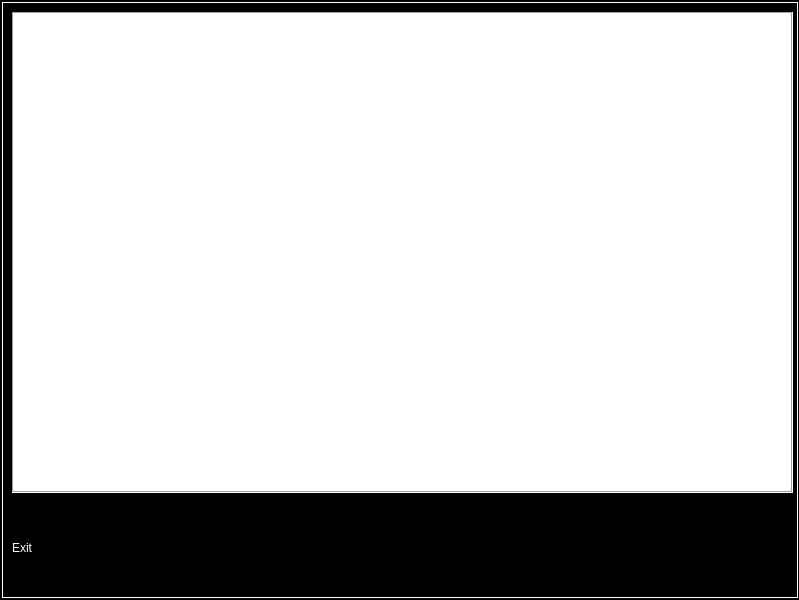
<?xml version="1.0" encoding="UTF-8"?>
<ui version="4.0">
 <class>frmHelp</class>
 <widget class="QDialog" name="frmHelp">
  <property name="geometry">
   <rect>
    <x>0</x>
    <y>0</y>
    <width>799</width>
    <height>600</height>
   </rect>
  </property>
  <property name="sizePolicy">
   <sizepolicy hsizetype="Expanding" vsizetype="Expanding">
    <horstretch>0</horstretch>
    <verstretch>0</verstretch>
   </sizepolicy>
  </property>
  <property name="palette">
   <palette>
    <active>
     <colorrole role="WindowText">
      <brush brushstyle="SolidPattern">
       <color alpha="255">
        <red>255</red>
        <green>255</green>
        <blue>255</blue>
       </color>
      </brush>
     </colorrole>
     <colorrole role="Text">
      <brush brushstyle="SolidPattern">
       <color alpha="255">
        <red>255</red>
        <green>255</green>
        <blue>255</blue>
       </color>
      </brush>
     </colorrole>
     <colorrole role="ButtonText">
      <brush brushstyle="SolidPattern">
       <color alpha="255">
        <red>255</red>
        <green>255</green>
        <blue>255</blue>
       </color>
      </brush>
     </colorrole>
     <colorrole role="Base">
      <brush brushstyle="SolidPattern">
       <color alpha="255">
        <red>0</red>
        <green>0</green>
        <blue>0</blue>
       </color>
      </brush>
     </colorrole>
     <colorrole role="Window">
      <brush brushstyle="SolidPattern">
       <color alpha="255">
        <red>0</red>
        <green>0</green>
        <blue>0</blue>
       </color>
      </brush>
     </colorrole>
    </active>
    <inactive>
     <colorrole role="WindowText">
      <brush brushstyle="SolidPattern">
       <color alpha="255">
        <red>255</red>
        <green>255</green>
        <blue>255</blue>
       </color>
      </brush>
     </colorrole>
     <colorrole role="Text">
      <brush brushstyle="SolidPattern">
       <color alpha="255">
        <red>255</red>
        <green>255</green>
        <blue>255</blue>
       </color>
      </brush>
     </colorrole>
     <colorrole role="ButtonText">
      <brush brushstyle="SolidPattern">
       <color alpha="255">
        <red>255</red>
        <green>255</green>
        <blue>255</blue>
       </color>
      </brush>
     </colorrole>
     <colorrole role="Base">
      <brush brushstyle="SolidPattern">
       <color alpha="255">
        <red>0</red>
        <green>0</green>
        <blue>0</blue>
       </color>
      </brush>
     </colorrole>
     <colorrole role="Window">
      <brush brushstyle="SolidPattern">
       <color alpha="255">
        <red>0</red>
        <green>0</green>
        <blue>0</blue>
       </color>
      </brush>
     </colorrole>
    </inactive>
    <disabled>
     <colorrole role="WindowText">
      <brush brushstyle="SolidPattern">
       <color alpha="255">
        <red>122</red>
        <green>122</green>
        <blue>122</blue>
       </color>
      </brush>
     </colorrole>
     <colorrole role="Text">
      <brush brushstyle="SolidPattern">
       <color alpha="255">
        <red>122</red>
        <green>122</green>
        <blue>122</blue>
       </color>
      </brush>
     </colorrole>
     <colorrole role="ButtonText">
      <brush brushstyle="SolidPattern">
       <color alpha="255">
        <red>122</red>
        <green>122</green>
        <blue>122</blue>
       </color>
      </brush>
     </colorrole>
     <colorrole role="Base">
      <brush brushstyle="SolidPattern">
       <color alpha="255">
        <red>0</red>
        <green>0</green>
        <blue>0</blue>
       </color>
      </brush>
     </colorrole>
     <colorrole role="Window">
      <brush brushstyle="SolidPattern">
       <color alpha="255">
        <red>0</red>
        <green>0</green>
        <blue>0</blue>
       </color>
      </brush>
     </colorrole>
    </disabled>
   </palette>
  </property>
  <property name="windowTitle">
   <string>Dialog</string>
  </property>
  <widget class="QFrame" name="frame">
   <property name="geometry">
    <rect>
     <x>2</x>
     <y>2</y>
     <width>796</width>
     <height>596</height>
    </rect>
   </property>
   <property name="frameShape">
    <enum>QFrame::Box</enum>
   </property>
   <property name="frameShadow">
    <enum>QFrame::Plain</enum>
   </property>
   <widget class="SKG_Button" name="btnExit">
    <property name="geometry">
     <rect>
      <x>10</x>
      <y>510</y>
      <width>121</width>
      <height>71</height>
     </rect>
    </property>
    <property name="autoFillBackground">
     <bool>true</bool>
    </property>
    <property name="text">
     <string>Exit</string>
    </property>
   </widget>
   <widget class="SKG_Button" name="btnDown">
    <property name="geometry">
     <rect>
      <x>699</x>
      <y>510</y>
      <width>91</width>
      <height>71</height>
     </rect>
    </property>
    <property name="autoFillBackground">
     <bool>true</bool>
    </property>
    <property name="pixmap">
     <pixmap>resources/arrow-bold-down.jpg</pixmap>
    </property>
   </widget>
   <widget class="SKG_Button" name="btnUp">
    <property name="geometry">
     <rect>
      <x>600</x>
      <y>510</y>
      <width>91</width>
      <height>71</height>
     </rect>
    </property>
    <property name="autoFillBackground">
     <bool>true</bool>
    </property>
    <property name="pixmap">
     <pixmap>resources/arrow-bold-up.jpg</pixmap>
    </property>
   </widget>
   <widget class="QTextBrowser" name="textBrowser">
    <property name="geometry">
     <rect>
      <x>10</x>
      <y>10</y>
      <width>781</width>
      <height>481</height>
     </rect>
    </property>
    <property name="palette">
     <palette>
      <active>
       <colorrole role="WindowText">
        <brush brushstyle="SolidPattern">
         <color alpha="255">
          <red>0</red>
          <green>0</green>
          <blue>0</blue>
         </color>
        </brush>
       </colorrole>
       <colorrole role="Text">
        <brush brushstyle="SolidPattern">
         <color alpha="255">
          <red>0</red>
          <green>0</green>
          <blue>0</blue>
         </color>
        </brush>
       </colorrole>
       <colorrole role="Base">
        <brush brushstyle="SolidPattern">
         <color alpha="255">
          <red>255</red>
          <green>255</green>
          <blue>255</blue>
         </color>
        </brush>
       </colorrole>
       <colorrole role="Window">
        <brush brushstyle="SolidPattern">
         <color alpha="255">
          <red>255</red>
          <green>255</green>
          <blue>255</blue>
         </color>
        </brush>
       </colorrole>
      </active>
      <inactive>
       <colorrole role="WindowText">
        <brush brushstyle="SolidPattern">
         <color alpha="255">
          <red>0</red>
          <green>0</green>
          <blue>0</blue>
         </color>
        </brush>
       </colorrole>
       <colorrole role="Text">
        <brush brushstyle="SolidPattern">
         <color alpha="255">
          <red>0</red>
          <green>0</green>
          <blue>0</blue>
         </color>
        </brush>
       </colorrole>
       <colorrole role="Base">
        <brush brushstyle="SolidPattern">
         <color alpha="255">
          <red>255</red>
          <green>255</green>
          <blue>255</blue>
         </color>
        </brush>
       </colorrole>
       <colorrole role="Window">
        <brush brushstyle="SolidPattern">
         <color alpha="255">
          <red>255</red>
          <green>255</green>
          <blue>255</blue>
         </color>
        </brush>
       </colorrole>
      </inactive>
      <disabled>
       <colorrole role="WindowText">
        <brush brushstyle="SolidPattern">
         <color alpha="255">
          <red>122</red>
          <green>122</green>
          <blue>122</blue>
         </color>
        </brush>
       </colorrole>
       <colorrole role="Text">
        <brush brushstyle="SolidPattern">
         <color alpha="255">
          <red>122</red>
          <green>122</green>
          <blue>122</blue>
         </color>
        </brush>
       </colorrole>
       <colorrole role="Base">
        <brush brushstyle="SolidPattern">
         <color alpha="255">
          <red>255</red>
          <green>255</green>
          <blue>255</blue>
         </color>
        </brush>
       </colorrole>
       <colorrole role="Window">
        <brush brushstyle="SolidPattern">
         <color alpha="255">
          <red>255</red>
          <green>255</green>
          <blue>255</blue>
         </color>
        </brush>
       </colorrole>
      </disabled>
     </palette>
    </property>
    <property name="autoFillBackground">
     <bool>true</bool>
    </property>
    <property name="frameShape">
     <enum>QFrame::Box</enum>
    </property>
   </widget>
  </widget>
 </widget>
 <customwidgets>
  <customwidget>
   <class>SKG_Button</class>
   <extends>QLabel</extends>
   <header>skg_button.h</header>
  </customwidget>
 </customwidgets>
 <resources/>
 <connections/>
</ui>
